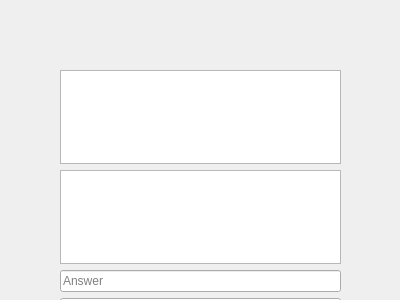
<?xml version="1.0" encoding="UTF-8"?>
<ui version="4.0">
 <class>Form_task</class>
 <widget class="QWidget" name="Form_task">
  <property name="geometry">
   <rect>
    <x>0</x>
    <y>0</y>
    <width>400</width>
    <height>300</height>
   </rect>
  </property>
  <property name="windowTitle">
   <string>Form</string>
  </property>
  <widget class="QWidget" name="verticalLayoutWidget">
   <property name="geometry">
    <rect>
     <x>60</x>
     <y>70</y>
     <width>281</width>
     <height>250</height>
    </rect>
   </property>
   <layout class="QVBoxLayout" name="verticalLayout">
    <item>
     <widget class="QTextBrowser" name="textBrowser_task"/>
    </item>
    <item>
     <widget class="QTextBrowser" name="textBrowser_ques">
      <property name="html">
       <string>&lt;!DOCTYPE HTML PUBLIC &quot;-//W3C//DTD HTML 4.0//EN&quot; &quot;http://www.w3.org/TR/REC-html40/strict.dtd&quot;&gt;
&lt;html&gt;&lt;head&gt;&lt;meta name=&quot;qrichtext&quot; content=&quot;1&quot; /&gt;&lt;meta charset=&quot;utf-8&quot; /&gt;&lt;style type=&quot;text/css&quot;&gt;
p, li { white-space: pre-wrap; }
&lt;/style&gt;&lt;/head&gt;&lt;body style=&quot; font-family:'Segoe UI'; font-size:9pt; font-weight:400; font-style:normal;&quot;&gt;
&lt;p style=&quot;-qt-paragraph-type:empty; margin-top:0px; margin-bottom:0px; margin-left:0px; margin-right:0px; -qt-block-indent:0; text-indent:0px;&quot;&gt;&lt;br /&gt;&lt;/p&gt;&lt;/body&gt;&lt;/html&gt;</string>
      </property>
     </widget>
    </item>
    <item>
     <widget class="QLineEdit" name="lineEdit_ans">
      <property name="placeholderText">
       <string>Answer</string>
      </property>
     </widget>
    </item>
    <item>
     <widget class="QPushButton" name="pushButton_ok">
      <property name="text">
       <string>Send answer</string>
      </property>
     </widget>
    </item>
   </layout>
  </widget>
 </widget>
 <resources/>
 <connections/>
</ui>
